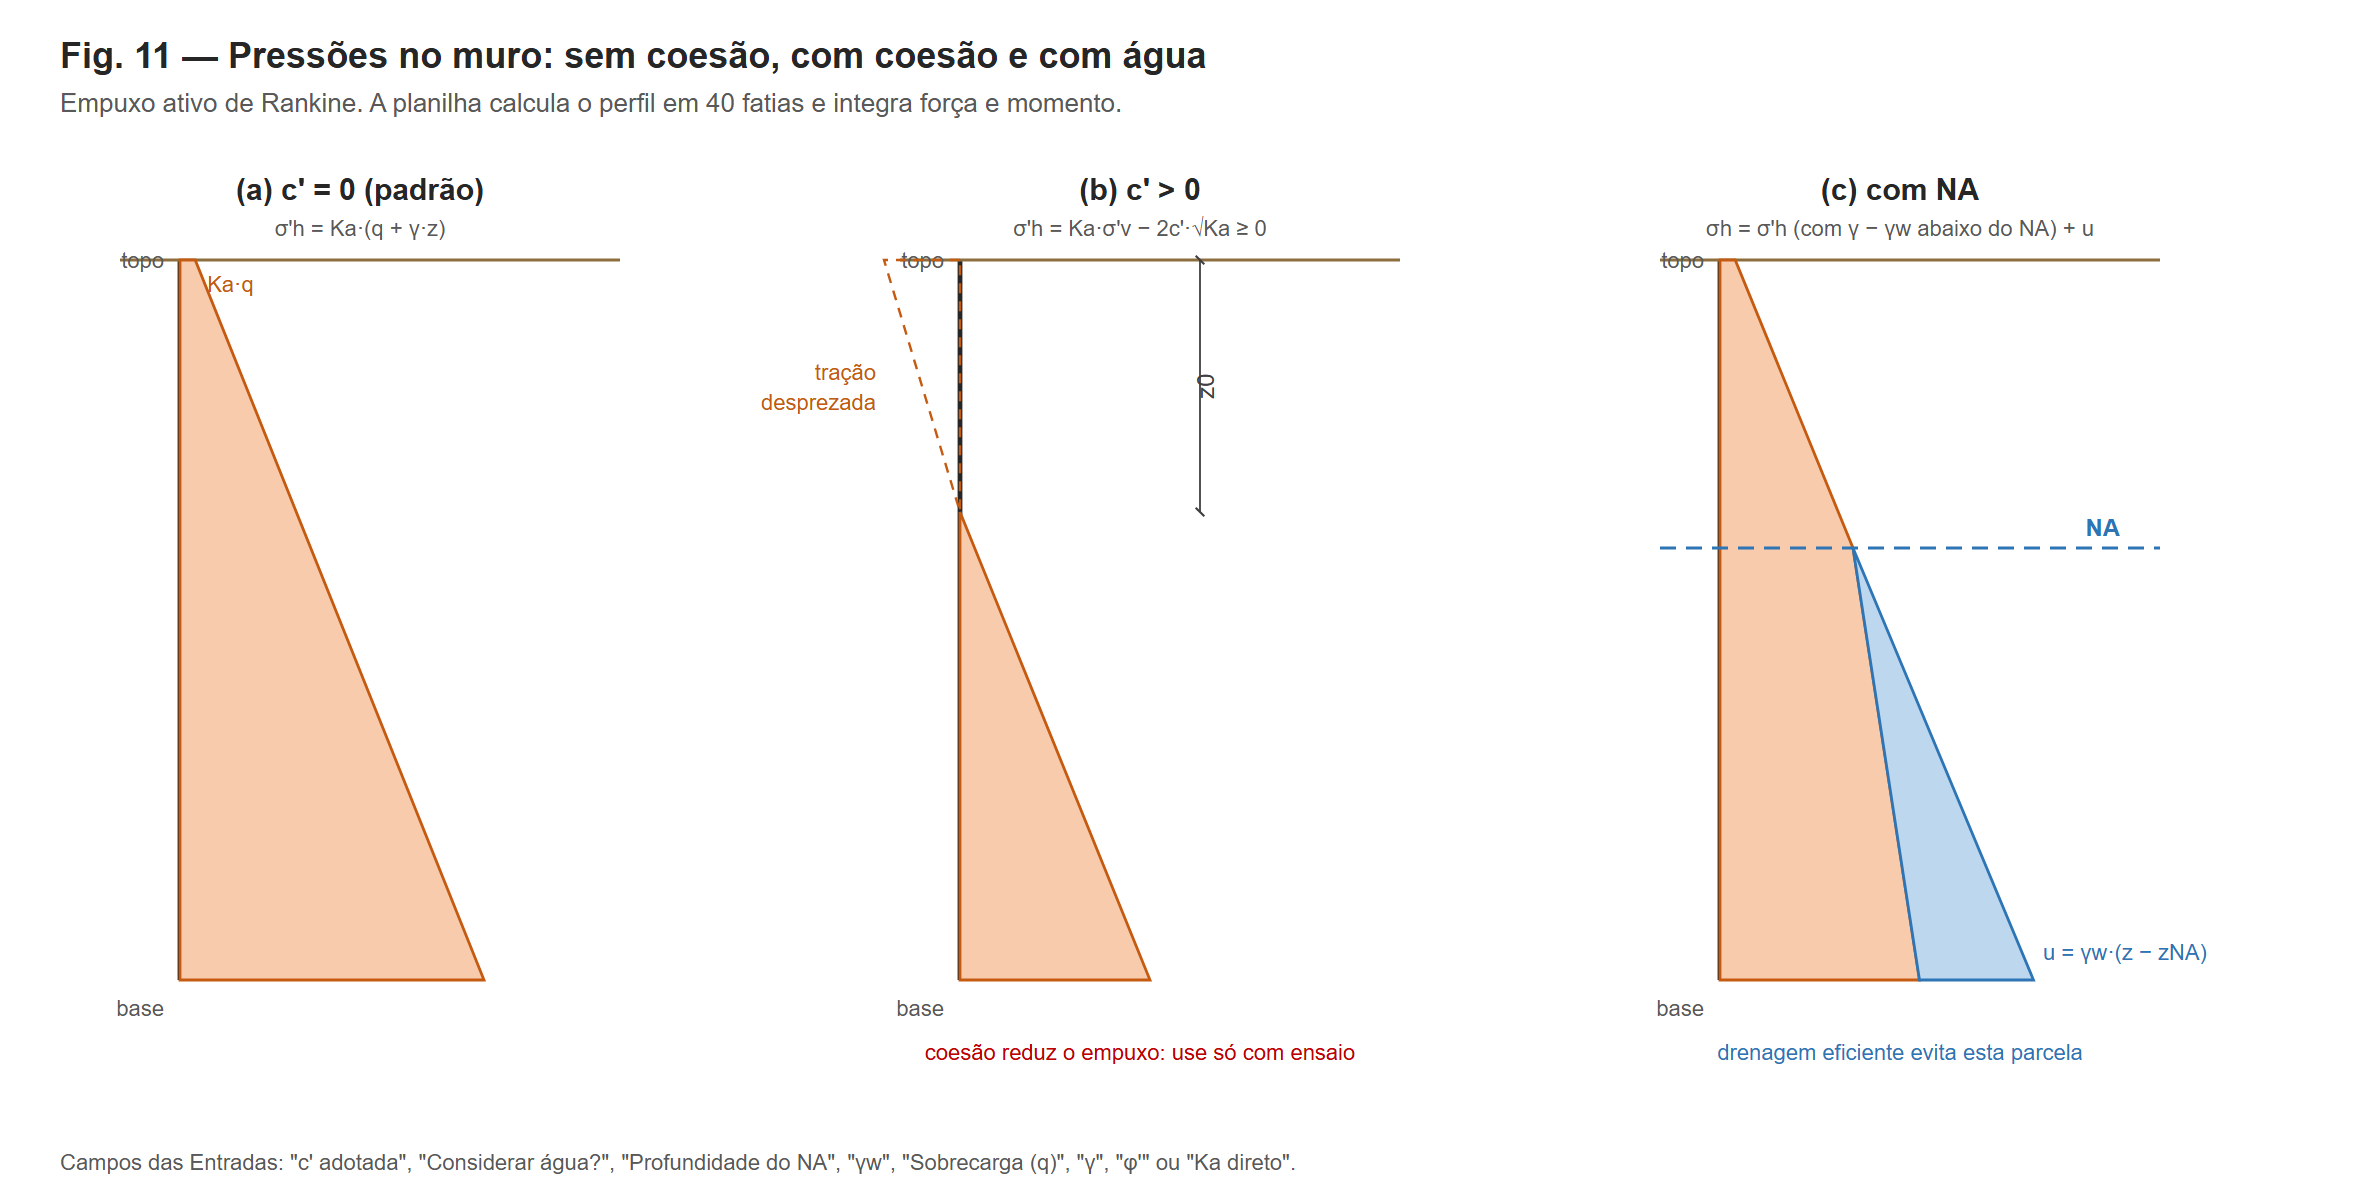

The Python source for this figure:
from figlib import SVG, C
W, H = 1180, 600
s = SVG(W, H)
s.text(30, 34, "Fig. 11 — Pressões no muro: sem coesão, com coesão e com água", size=18, anchor='start', weight='bold')
s.text(30, 56, "Empuxo ativo de Rankine. A planilha calcula o perfil em 40 fatias e integra força e momento.", size=13, anchor='start', color=C['note'])
y0, Hp = 130, 360
def axis(x, title, sub):
    s.text(x + 90, y0 - 30, title, size=15, weight='bold')
    s.text(x + 90, y0 - 12, sub, size=11, color=C['note'])
    s.line(x, y0, x, y0 + Hp, stroke=C['line'], sw=2.4)
    s.line(x - 30, y0, x + 220, y0, stroke=C['soil'], sw=1.4)
    s.text(x - 8, y0 + Hp + 18, 'base', size=11, anchor='end', color=C['note'])
    s.text(x - 8, y0 + 4, 'topo', size=11, anchor='end', color=C['note'])
# (a) c' = 0
xa = 90; k = 9.5
axis(xa, "(a) c' = 0 (padrão)", 'σ\'h = Ka·(q + γ·z)')
s.poly([(xa, y0), (xa + 0.8 * k, y0), (xa + 16 * k, y0 + Hp), (xa, y0 + Hp)], fill='#f8cbad', stroke=C['load'], sw=1.4)
s.text(xa + 0.8 * k + 6, y0 + 16, 'Ka·q', size=11, anchor='start', color=C['load'])
# (b) c' > 0
xb = 480
axis(xb, "(b) c' > 0", "σ'h = Ka·σ'v − 2c'·√Ka ≥ 0")
z0 = 0.35 * Hp
s.poly([(xb, y0), (xb - 4 * k, y0), (xb, y0 + z0)], fill='none', stroke=C['load'], sw=1.2, extra='stroke-dasharray="5,4"')
s.poly([(xb, y0 + z0), (xb + 10 * k, y0 + Hp), (xb, y0 + Hp)], fill='#f8cbad', stroke=C['load'], sw=1.4)
s.text(xb - 4 * k - 4, y0 + 60, 'tração', size=11, anchor='end', color=C['load'])
s.text(xb - 4 * k - 4, y0 + 75, 'desprezada', size=11, anchor='end', color=C['load'])
s.dim_v(xb + 120, y0, y0 + z0, 'z0', side=1, size=12)
s.text(xb + 90, y0 + Hp + 40, 'coesão reduz o empuxo: use só com ensaio', size=11, color=C['steel'])
# (c) com água
xc = 860
axis(xc, '(c) com NA', "σh = σ'h (com γ − γw abaixo do NA) + u")
zna = 0.4 * Hp
pts = [(xc, y0), (xc + 0.8 * k, y0), (xc + 7 * k, y0 + zna), (xc + 10.5 * k, y0 + Hp), (xc, y0 + Hp)]
s.poly(pts, fill='#f8cbad', stroke=C['load'], sw=1.4)
s.poly([(xc + 7 * k, y0 + zna), (xc + 10.5 * k, y0 + Hp), (xc + 10.5 * k + 6 * k, y0 + Hp)], fill='#bdd7ee', stroke=C['water'], sw=1.4)
s.line(xc - 30, y0 + zna, xc + 220, y0 + zna, stroke=C['water'], sw=1.4, extra='stroke-dasharray="8,5"')
s.text(xc + 200, y0 + zna - 6, 'NA', size=12, anchor='end', color=C['water'], weight='bold')
s.text(xc + 17 * k, y0 + Hp - 10, 'u = γw·(z − zNA)', size=11, anchor='start', color=C['water'])
s.text(xc + 90, y0 + Hp + 40, 'drenagem eficiente evita esta parcela', size=11, color=C['water'])
s.text(30, 585, 'Campos das Entradas: "c\' adotada", "Considerar água?", "Profundidade do NA", "γw", "Sobrecarga (q)", "γ", "φ\'" ou "Ka direto".', size=11, anchor='start', color=C['note'])
s.save('fig11_pressoes.svg'); print('ok')
